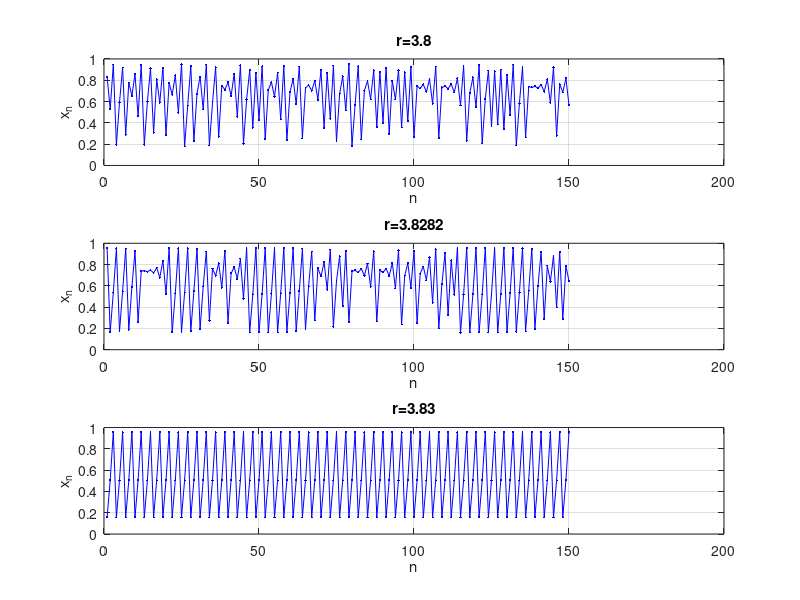

Recreate this plot in MATLAB.

clear all
clc;
format 'long'


tic

c=0.5;
count=1;


div=100
X(:,1:div+1) = rand(1,div+1);
iters=600
r=[3.8 3.8282 3.83]
for p=1:3
    for i=2:iters % Start loop of x values i.e x(n+1)=x(n)% 
        j=i-1;                 % inital guess
        x=r(p)*(X(j,count))*(1-X(j,count));   % Logistic Equation
        X(i,count)=x;
    end
    n=[1:150]
    subplot(3,1,p)
    plot(n,X(451:iters),'b.-','MarkerSize',5)
    xlabel('n')
    ylabel('x_n')
    title(['r=',num2str(r(p))])
    grid on
    hold on
end

    toc
